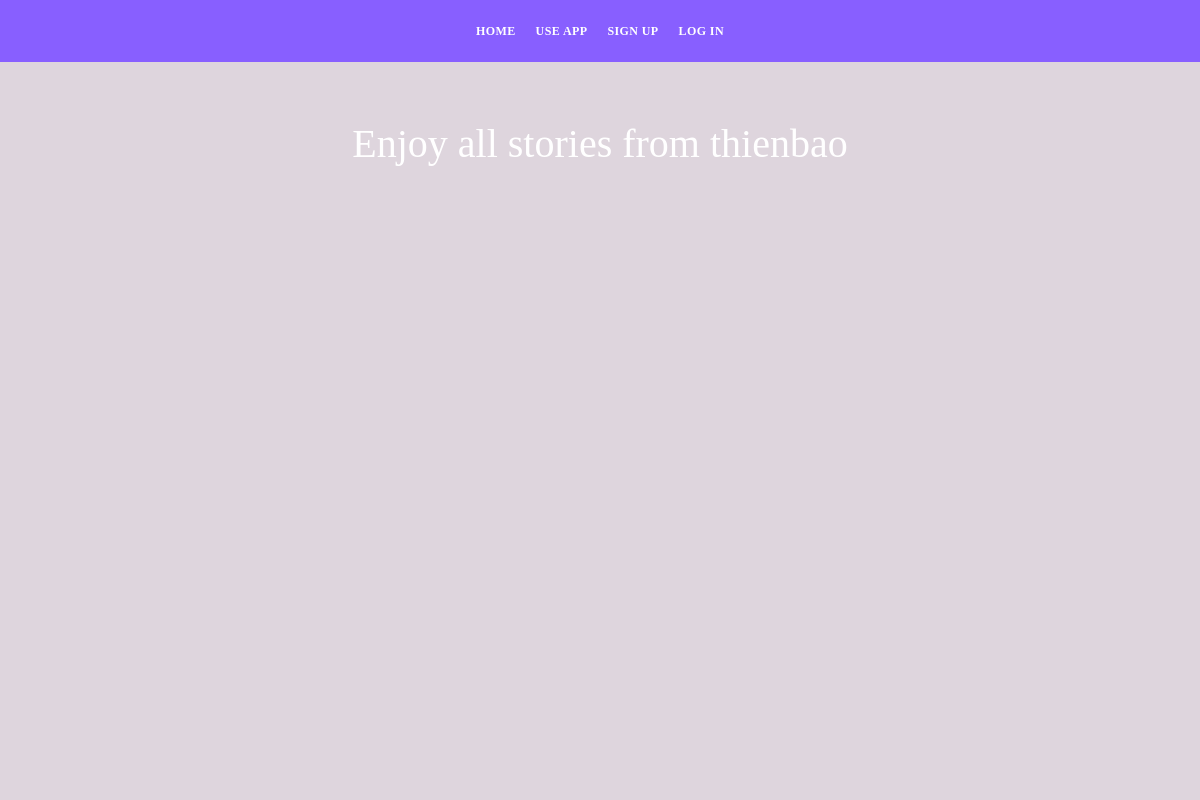
Page /other_user_blogs/4 on the earlier database version.
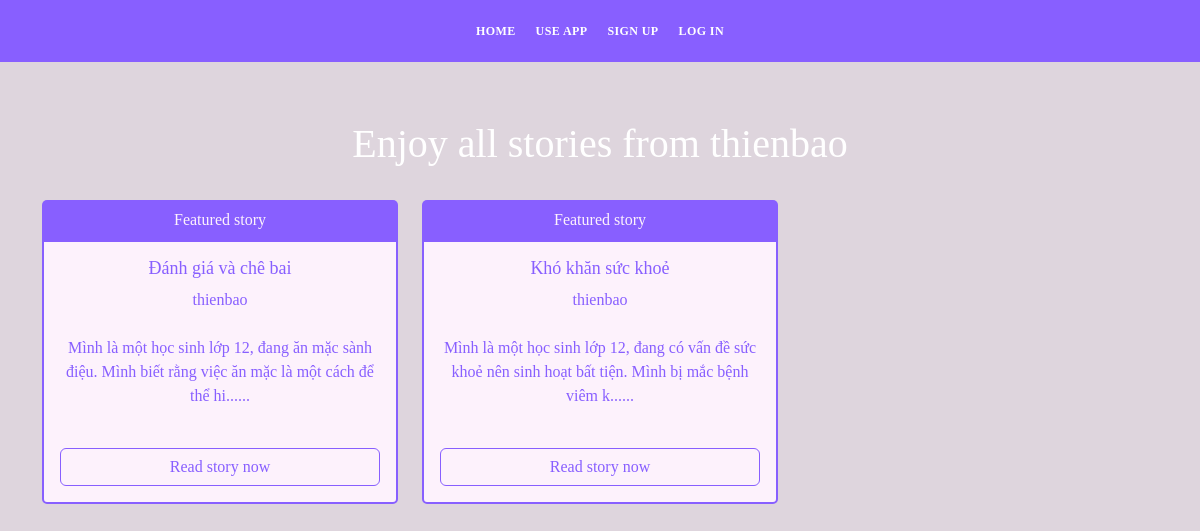
Same page on the later database version.
### app.py (models this page shows, shortened)
class Blogs(db.Model):
    id = db.Column(db.Integer, primary_key=True)
    title = db.Column(db.String(255), nullable=False)
    content = db.Column(db.Text, nullable=False)
    date_posted = db.Column(db.DateTime, default=datetime.utcnow)
    blog_commented = db.relationship('Comments', backref='blog_commented')
    blog_reacted = db.relationship('Reactions', backref='blog_reacted')
    tags = db.relationship('Tags', backref='blog_tags')
    blog_bookmarked = db.relationship('BookMarks', backref='blog_bookmarked')
    blog_category = db.relationship('Categories', backref='blog_category')
    poster_id = db.Column(db.Integer, db.ForeignKey('users.id'))

class Users(db.Model, UserMixin):
    id = db.Column(db.Integer, primary_key=True)
    name = db.Column(db.String(200), nullable=False)
    email =  db.Column(db.String(120), nullable=False, unique=True)
    user_name = db.Column(db.String(120), nullable=False)
    password_hash = db.Column(db.String(200))
    posts = db.relationship('Blogs', backref='poster')
    comments = db.relationship('Comments', backref='commenter')
    reacts = db.relationship('Reactions', backref='reacter')
    bookmarks = db.relationship('BookMarks', backref='bookmarker')
    @property
    def password():
        raise AttributeError('password is not a readable attribute')
    date_added = db.Column(db.DateTime, default=datetime.utcnow)

### app.py (the view)
@app.route("/other_user_blogs/<int:id>", methods=["GET", "POST"])
def other_user_blogs(id):
    user = Users.query.get_or_404(id)
    all_blogs = Blogs.query.order_by(Blogs.date_posted)
    return render_template('other_user_blogs.html', user=user, all_blogs=all_blogs)

### app.py (called while the page is built)
@app.context_processor
def base():
    form = SearchForm()
    return dict(form=form)

### templates/other_user_blogs.html
{% include 'navbar.html' %}
<div id="hero" class="hero route bg-image">
    <div class="overlay-itro"></div>
    <div class="hero-content display-table">
        <div class="table-cell-2">
            <h1>Enjoy all stories from {{user.user_name}}</h1>
            <div class="container">
                <div class="row">
                    {% for blog in all_blogs %}
                        {% if blog.poster.id == user.id %}
                            <div class="col-4 mt-4">
                                <div class="card">
                                    <div class="card-header card-secondary-color">
                                        Featured story
                                    </div>
                                    <div class="card-body card-primary-color">
                                        <h3 class="card-title">{{blog.title}}</h3>
                                        <a href="{{url_for('other_user_blogs', id=blog.poster.id)}}"><p class="card-text">{{blog.poster.user_name}}</p></a>
                                        <p class="card-text mt-4">{{blog.content[:100]}}......</p>
                                        <br>
                                        <div class="d-grid gap-2">
                                            <a href="{{url_for('blog', id=blog.id)}}" class="btn btn-outline-primary">Read story now</a>
                                        </div>
                                    </div>
                                </div>
                            </div>
                        {% endif %}
                    {% endfor %}
                </div>
            </div>
        </div>
    </div>
</div>

Differences in the rows shown:
added Blogs: title "Đánh giá và chê bai", poster.user_name "thienbao", content "Mình là một học sinh lớp 12, đang ăn mặc sành điệu. Mình biết rằng việc ăn mặc là một cách để thể hi"
added Blogs: title "Khó khăn sức khoẻ", poster.user_name "thienbao", content "Mình là một học sinh lớp 12, đang có vấn đề sức khoẻ nên sinh hoạt bất tiện. Mình bị mắc bệnh viêm k"
